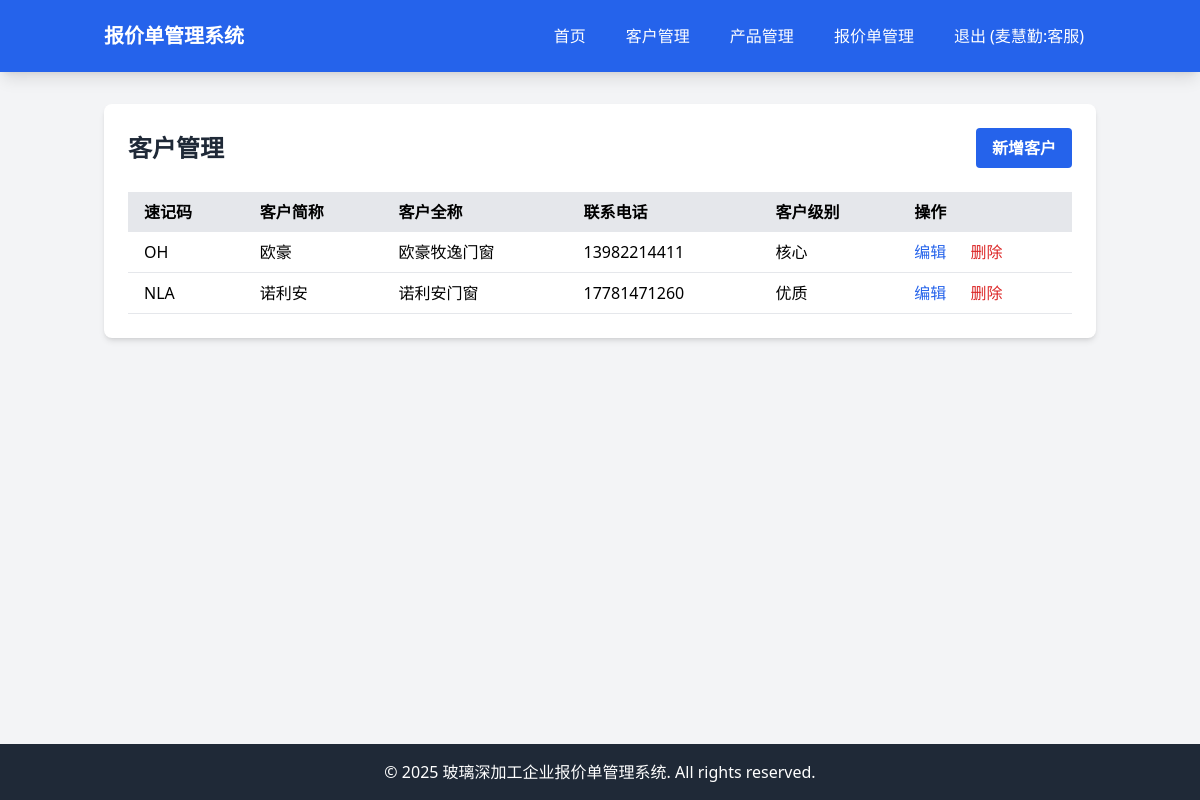
The page /customers (signed in) on the database as committed earlier.
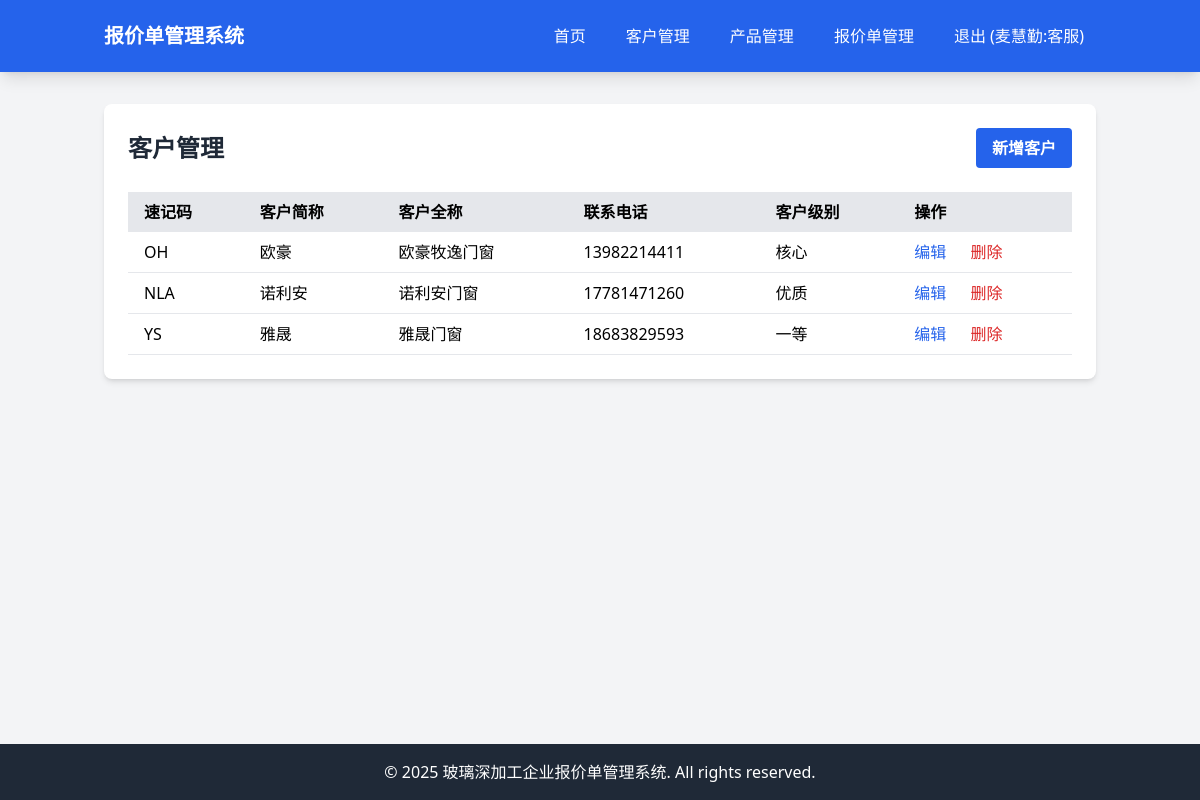
The same page on the database as committed later.
### tables this page shows
CREATE TABLE customers (id INTEGER PRIMARY KEY AUTOINCREMENT, code VARCHAR(10), short_name VARCHAR(100), full_name VARCHAR(200), address TEXT, phone VARCHAR(20), company_name VARCHAR(200), credit_code VARCHAR(50), bank VARCHAR(100), account_number VARCHAR(100), level VARCHAR(50), created_at DATETIME DEFAULT CURRENT_TIMESTAMP, updated_at DATETIME DEFAULT CURRENT_TIMESTAMP);

### app/Controllers/Controller.php (called while the page is built, shortened)
<?php
class Controller
{
    protected $view;
    public function __construct()
    {
        $this->view = new View();
    }
    protected function render($view, $data = [])
    {
        return $this->view->render($view, $data);
    }
}

### app/Controllers/CustomerController.php (called while the page is built, shortened)
<?php
class CustomerController extends Controller
{
    protected $customer;
    public function __construct()
    {
        $this->customer = new Customer();
    }
    public function index()
    {
        $customers = $this->customer->all();
        return $this->render('customers/index', ['customers' => $customers]);
    }
}

### app/Models/Model.php (called while the page is built, shortened)
<?php
abstract class Model
{
    protected $connection;
    protected $table;
    public function __construct()
    {
        $this->connection = $this->getConnection();
    }
    protected function getConnection()
    {
        static $pdo = null;
        if ($pdo === null) {
            $config = require __DIR__ . '/../../config/database.php';
            $dbConfig = $config['connections'][$config['default']];
            if ($dbConfig['driver'] === 'mysql') {
                $dsn = "mysql:host={$dbConfig['host']};port={$dbConfig['port']};dbname={$dbConfig['database']};charset={$dbConfig['charset']}";
                $username = $dbConfig['username'] ?? '';
                $password = $dbConfig['password'] ?? '';
                $pdo = new PDO($dsn, $username, $password);
            } else {
                $dsn = "sqlite:{$dbConfig['database']}";
                $pdo = new PDO($dsn);
            }
            $pdo->setAttribute(PDO::ATTR_ERRMODE, PDO::ERRMODE_EXCEPTION);
            $pdo->setAttribute(PDO::ATTR_DEFAULT_FETCH_MODE, PDO::FETCH_ASSOC);
        }
        return $pdo;
    }
    public function all()
    {
        $stmt = $this->connection->prepare("SELECT * FROM {$this->table}");
        $stmt->execute();
        return $stmt->fetchAll();
    }
}

### resources/views/customers/index.php (the view)
<div class="bg-white rounded-lg shadow-md p-6">
    <div class="flex justify-between items-center mb-6">
        <h1 class="text-2xl font-bold text-gray-800">客户管理</h1>
        <a href="/customers/create" class="bg-blue-600 hover:bg-blue-700 text-white font-bold py-2 px-4 rounded">
            新增客户
        </a>
    </div>
    <div class="overflow-x-auto">
        <table class="min-w-full bg-white">
            <thead class="bg-gray-200">
                <tr>
                    <th class="py-2 px-4 text-left">速记码</th>
                    <th class="py-2 px-4 text-left">客户简称</th>
                    <th class="py-2 px-4 text-left">客户全称</th>
                    <th class="py-2 px-4 text-left">联系电话</th>
                    <th class="py-2 px-4 text-left">客户级别</th>
                    <th class="py-2 px-4 text-left">操作</th>
                </tr>
            </thead>
            <tbody>
                <?php foreach ($customers as $customer): ?>
                <tr class="border-b">
                    <td class="py-2 px-4"><?= htmlspecialchars($customer['code']) ?></td>
                    <td class="py-2 px-4"><?= htmlspecialchars($customer['short_name']) ?></td>
                    <td class="py-2 px-4"><?= htmlspecialchars($customer['full_name']) ?></td>
                    <td class="py-2 px-4"><?= htmlspecialchars($customer['phone']) ?></td>
                    <td class="py-2 px-4"><?= htmlspecialchars($customer['level']) ?></td>
                    <td class="py-2 px-4">
                        <a href="/customers/edit/<?= $customer['id'] ?>" class="text-blue-600 hover:text-blue-900 mr-5">编辑</a>
                        <a href="/customers/delete/<?= $customer['id'] ?>" class="text-red-600 hover:text-red-900"
                           onclick="return confirm('确定要删除这个客户吗？')">删除</a>
                    </td>
                </tr>
                <?php endforeach; ?>
            </tbody>
        </table>
    </div>
</div>

Rows that differ between the two databases and show on the page:
added customers: code "YS", short_name "雅晟", full_name "雅晟门窗", phone "18683829593", level "一等"
